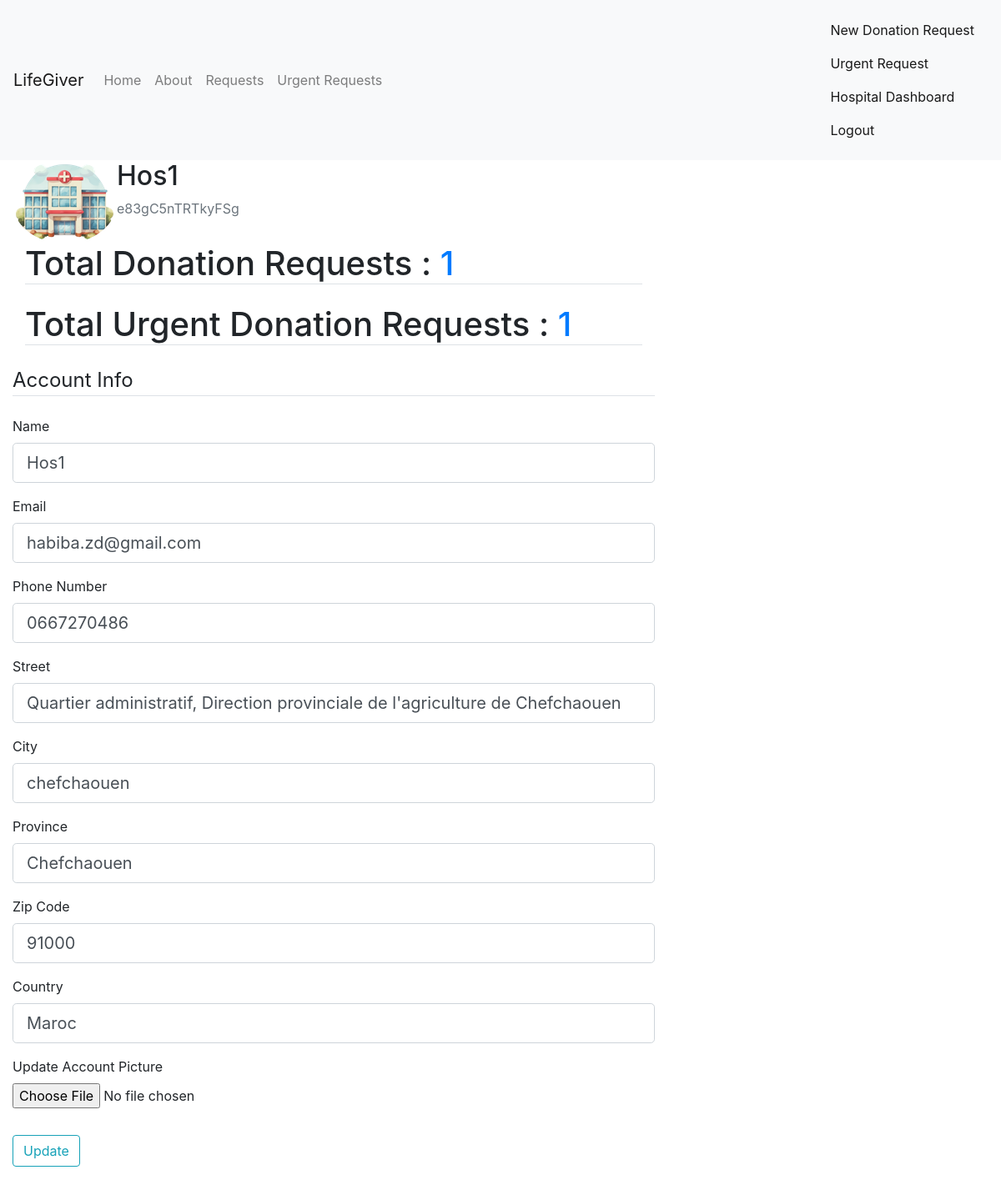
Page /hospital_dashboard (signed in) on the earlier database version.
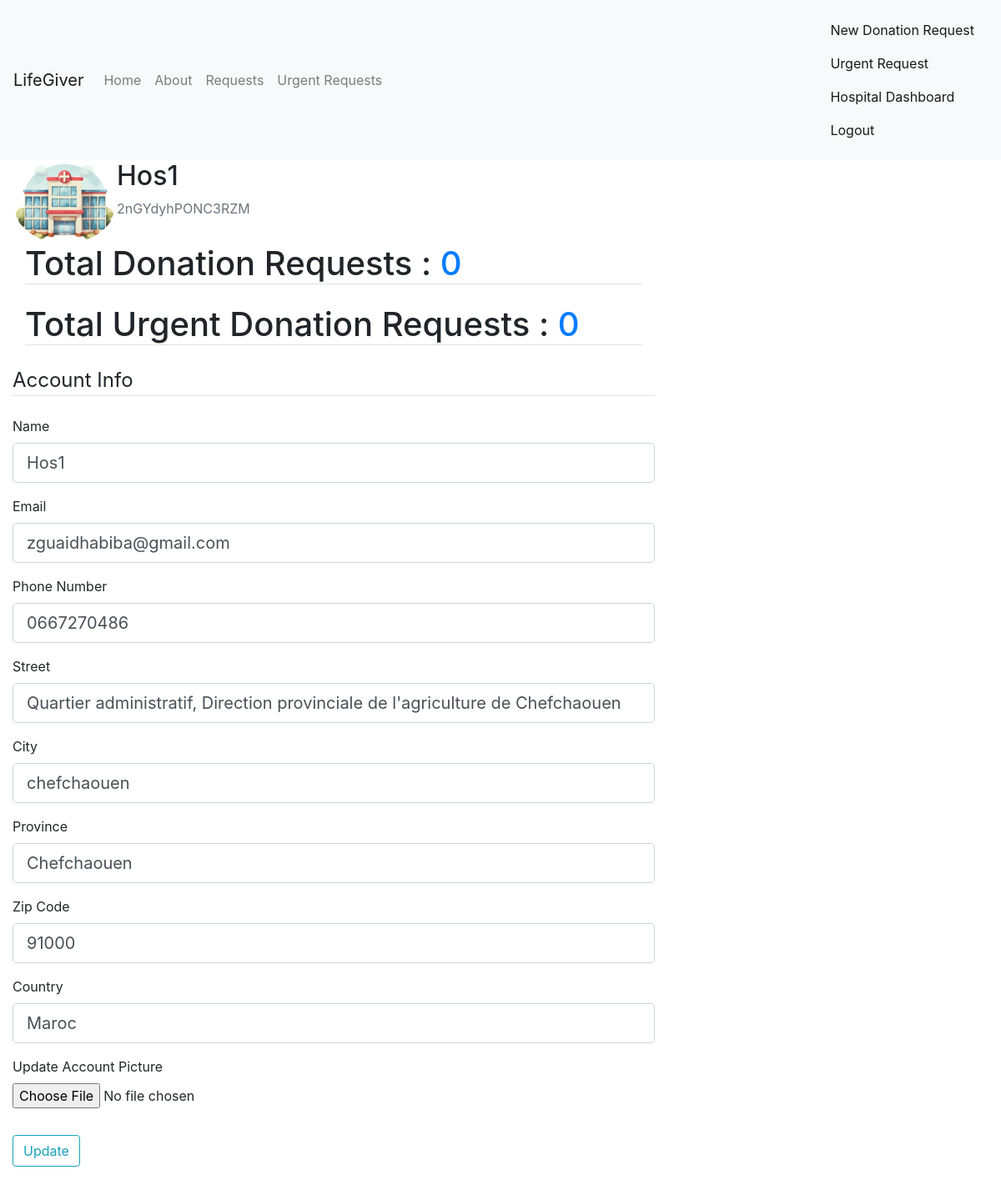
Same page on the later database version.
### Lifegiver_test/lifegiver/models.py (models this page shows, shortened)
class Hospital(db.Model, UserMixin):
    __tablename__ = 'hospital'
    id = db.Column(db.Integer, primary_key=True)
    name = db.Column(db.String(225), nullable=False)
    image_file = db.Column(db.String(20), nullable=False, default='default1.png')
    street = db.Column(db.String(500), nullable=True)
    city = db.Column(db.String(100), nullable=True)
    province = db.Column(db.String(100), nullable=True)
    zip_code = db.Column(db.String(45), nullable=True)
    country = db.Column(db.String(100), nullable=True)
    phone_number = db.Column(db.String(45), nullable=False)
    email = db.Column(db.String(125), unique=True, nullable=False)
    password = db.Column(db.String(60), nullable=False)
    barcode = db.Column(db.String(100), unique=True, nullable=False)
    hospital_donations = db.relationship('UserDonation', backref='hospital_donation', lazy=True)
    hospital_requests = db.relationship('DonationRequest', backref='hospital_request', lazy=True)
    urgent_requests = db.relationship('UrgentRequest', backref='hospital_urgent_request', lazy=True)

### Lifegiver_test/lifegiver/route.py (the view)
@app.route('/hospital_dashboard', methods=['GET', 'POST'], strict_slashes=False)
@login_required
def hospital_dashboard():
    form = HospitalUpdatingForm()
    if form.validate_on_submit():
        if form.picture.data:
            picture_File = save_picture(form.picture.data)
            current_user.image_file = picture_File
        current_user.name = form.name.data
        current_user.email=form.email.data
        current_user.phone_number=form.phone_number.data
        current_user.street=form.street.data
        current_user.city=form.city.data
        current_user.province=form.province.data
        current_user.zip_code=form.zip_code.data
        current_user.country=form.country.data
        db.session.commit()
        flash('Your account has been updated successfuly!', 'success')
        return redirect(url_for('hospital_dashboard'))
    elif request.method == 'GET':
        form.name.data = current_user.name
        form.email.data=current_user.email
        form.phone_number.data=current_user.phone_number
        form.street.data=current_user.street
        form.city.data=current_user.city
        form.province.data=current_user.province
        form.zip_code.data=current_user.zip_code
        form.country.data=current_user.country
        image_file = url_for('static', filename='pics/' + current_user.image_file)
    hospital_requests = DonationRequest.query.filter_by(hospital_id=current_user.id).all()
    hospital_urgent_requests = UrgentRequest.query.filter_by(hospital_id=current_user.id).all()
    requests_count = len(hospital_requests)
    urgent_requests_count = len(hospital_urgent_requests)
    return render_template('hospital_dashboard.html', title='Hospital dashboard', image_file=image_file, requests_count=requests_count, urgent_requests_count=urgent_requests_count, form=form)

### Lifegiver_test/lifegiver/forms.py (shortened to what this page needs)
class HospitalUpdatingForm(FlaskForm):
    name = StringField('Name',
                            validators=[DataRequired(), Length(min=2, max=225)])
    email = StringField('Email',
                            validators=[DataRequired(), Email()])
    phone_number = StringField('Phone Number', validators=[DataRequired(), Length(min=10, max=45)])
    street = StringField('Street', validators=[DataRequired(), Length(max=500)])
    city = StringField('City', validators=[DataRequired(), Length(max=100)])
    province = StringField('Province', validators=[DataRequired(), Length(max=100)])
    zip_code = StringField('Zip Code', validators=[DataRequired(), Length(max=45)])
    country = StringField('Country', validators=[DataRequired(), Length(max=100)])
    picture = FileField('Update Account Picture', validators=[FileAllowed(['jpg', 'png'])])
    submit = SubmitField('Update')

### Lifegiver_test/lifegiver/models.py (called while the page is built)
@login_manager.user_loader
def load_user(user_id):
    user_type = session.get('user_type')  # Assuming 'user_type' is stored in the session
    if user_type == 'donor':
        return Donor.query.get(int(user_id))
    elif user_type == 'hospital':
        return Hospital.query.get(int(user_id))
    return None

### Lifegiver_test/lifegiver/templates/hospital_dashboard.html (shortened to what the changed rows need)
{% extends "layout.html" %}
{% block content %}
    <div class="content-section">
      <div class="media">
        <div class="media-body">
          <h2 class="account-heading">{{ current_user.name }}</h2>
          <p class="text-secondary">{{ current_user.barcode }}</p>
        </div>
      </div>
      <div class="container">
        <h1 class="border-bottom mb-4">Total Donation Requests : <a class="mr-2" href="{{ url_for('requests_history', name=current_user.name) }}">{{ requests_count }}</a></h1>
        <h1 class="border-bottom mb-4">Total Urgent Donation Requests : <a class="mr-2" href="{{ url_for('hospital_urgent_requests', name=current_user.name) }}">{{ urgent_requests_count }}</a></h1>
      </div>
    </div>
<div class="content-section">
    <form method="POST" action="", enctype="multipart/form-data">
        <fieldset class="form-group">
            <div class="form-group">
                {{ form.name.label(class="form-control-label") }}
                {% if form.name.errors %}
                    {{ form.name(class="form-control form-control-lg is-invalid") }}
                    <div class="invalid-feedback">
                        {% for error in form.name.errors %}
                            <span>{{ error }}</span>
                        {% endfor %}
                    </div>
                {% else %}
                    {{ form.name(class="form-control form-control-lg") }}
                {% endif %}
            </div>
            <div class="form-group">
                {{ form.email.label(class="form-control-label") }}
                {% if form.email.errors %}
                    {{ form.email(class="form-control form-control-lg is-invalid") }}
                    <div class="invalid-feedback">
                        {% for error in form.email.errors %}
                            <span>{{ error }}</span>
                        {% endfor %}
                    </div>
                {% else %}
                    {{ form.email(class="form-control form-control-lg") }}
                {% endif %}
            </div>
            <div class="form-group">
                {{ form.phone_number.label(class="form-control-label") }}
                {% if form.phone_number.errors %}
                    {{ form.phone_number(class="form-control form-control-lg is-invalid") }}
                    <div class="invalid-feedback">
                        {% for error in form.phone_number.errors %}
                            <span>{{ error }}</span>
                        {% endfor %}
                    </div>
                {% else %}
                    {{ form.phone_number(class="form-control form-control-lg") }}
                {% endif %}
            </div>
            <div class="form-group">
                {{ form.street.label(class="form-control-label") }}
                {% if form.street.errors %}
                    {{ form.street(class="form-control form-control-lg is-invalid") }}
                    <div class="invalid-feedback">
                        {% for error in form.street.errors %}
                            <span>{{ error }}</span>
                        {% endfor %}
                    </div>
                {% else %}
                    {{ form.street(class="form-control form-control-lg") }}
                {% endif %}
            </div>
            <div class="form-group">
                {{ form.city.label(class="form-control-label") }}
                {% if form.city.errors %}
                    {{ form.city(class="form-control form-control-lg is-invalid") }}
                    <div class="invalid-feedback">
                        {% for error in form.city.errors %}
                            <span>{{ error }}</span>
                        {% endfor %}
                    </div>
                {% else %}
                    {{ form.city(class="form-control form-control-lg") }}
                {% endif %}
            </div>
            <div class="form-group">
                {{ form.province.label(class="form-control-label") }}
                {% if form.province.errors %}
                    {{ form.province(class="form-control form-control-lg is-invalid") }}
                    <div class="invalid-feedback">
                        {% for error in form.province.errors %}
                            <span>{{ error }}</span>
                        {% endfor %}
                    </div>
                {% else %}
                    {{ form.province(class="form-control form-control-lg") }}
                {% endif %}
            </div>
            <div class="form-group">
                {{ form.zip_code.label(class="form-control-label") }}
                {% if form.zip_code.errors %}
                    {{ form.zip_code(class="form-control form-control-lg is-invalid") }}
                    <div class="invalid-feedback">
                        {% for error in form.zip_code.errors %}
                            <span>{{ error }}</span>
                        {% endfor %}
                    </div>
                {% else %}
                    {{ form.zip_code(class="form-control form-control-lg") }}
                {% endif %}
            </div>
            <div class="form-group">
                {{ form.country.label(class="form-control-label") }}
                {% if form.country.errors %}
                    {{ form.country(class="form-control form-control-lg is-invalid") }}
                    <div class="invalid-feedback">
                        {% for error in form.country.errors %}
                            <span>{{ error }}</span>
                        {% endfor %}
                    </div>
                {% else %}
                    {{ form.country(class="form-control form-control-lg") }}
                {% endif %}
            </div>
        </fieldset>
    </form>
</div>
    </div>
{% endblock content %}

Differences in the rows shown:
changed Hospital "Hos1": barcode "e83gC5nTRTkyFSg" → "2nGYdyhPONC3RZM"; email "habiba.zd@gmail.com" → "zguaidhabiba@gmail.com"
Other differences:
{{ requests_count }}: "1" → "0"
{{ urgent_requests_count }}: "1" → "0"
